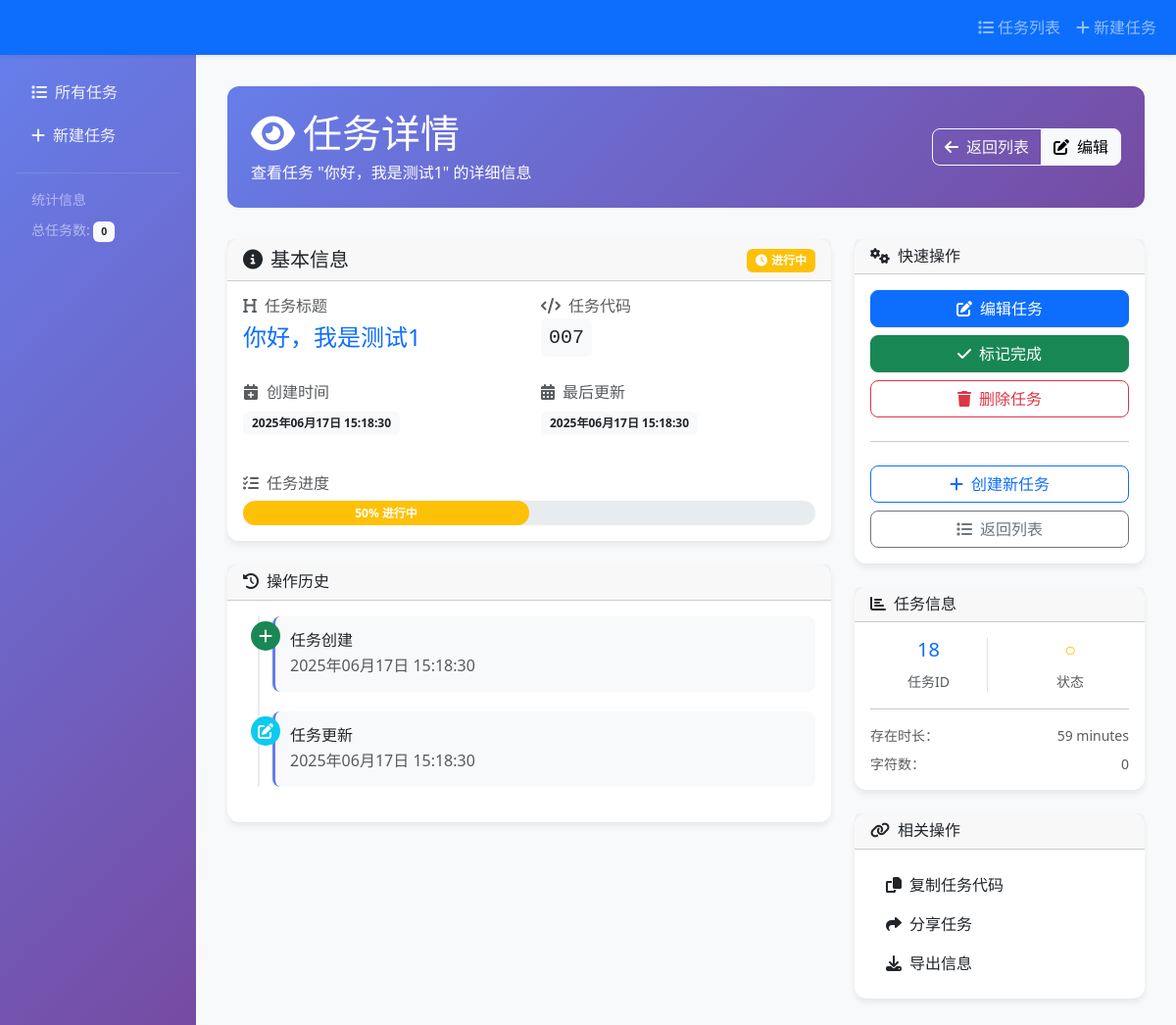
The app's page /18/ with its own data.
### task/models.py (models this page shows, shortened)
class Task(models.Model):
    title = models.CharField(max_length=200, verbose_name="任务标题")
    code = models.CharField(max_length=50, verbose_name="任务代码")
    description = models.TextField(blank=True, verbose_name="任务描述")
    created_at = models.DateTimeField(default=timezone.now, verbose_name="创建时间")
    updated_at = models.DateTimeField(auto_now=True, verbose_name="更新时间")
    is_completed = models.BooleanField(default=False, verbose_name="是否完成")
    class Meta:
        verbose_name = "任务"
        verbose_name_plural = "任务"
        ordering = ['-created_at']

### task/views.py (the view)
# urls.py: path('<int:pk>/', views.task_detail, name='task_detail'),
def task_detail(request, pk):
    task = get_object_or_404(Task, pk=pk)
    context = {
        'task': task
    }
    return render(request, 'tasks/task_detail.html', context)

### templates/tasks/task_detail.html (shortened to what this page needs)
{% extends 'base.html' %}
{% block content %}
<div class="page-header">
    <div class="d-flex justify-content-between align-items-center">
        <div>
            <h1 class="mb-1">
                <i class="fas fa-eye me-2"></i>任务详情
            </h1>
            <p class="mb-0">查看任务 "{{ task.title }}" 的详细信息</p>
        </div>
        <div class="btn-group" role="group">
            <a href="{% url 'task_list' %}" class="btn btn-outline-light">
                <i class="fas fa-arrow-left me-2"></i>返回列表
            </a>
            <a href="{% url 'task_update' task.pk %}" class="btn btn-light">
                <i class="fas fa-edit me-2"></i>编辑
            </a>
        </div>
    </div>
</div>
<div class="row">
    <div class="col-lg-8">
        <div class="card">
            <div class="card-header">
                <div class="d-flex justify-content-between align-items-center">
                    <h5 class="mb-0">
                        <i class="fas fa-info-circle me-2"></i>基本信息
                    </h5>
                    <div>
                        {% if task.is_completed %}
                            <span class="badge bg-success">
                                <i class="fas fa-check me-1"></i>已完成
                            </span>
                        {% else %}
                            <span class="badge bg-warning">
                                <i class="fas fa-clock me-1"></i>进行中
                            </span>
                        {% endif %}
                    </div>
                </div>
            </div>
            <div class="card-body">
                <div class="row mb-4">
                    <div class="col-md-6">
                        <h6 class="text-muted mb-2">
                            <i class="fas fa-heading me-2"></i>任务标题
                        </h6>
                        <h4 class="text-primary">{{ task.title }}</h4>
                    </div>
                    <div class="col-md-6">
                        <h6 class="text-muted mb-2">
                            <i class="fas fa-code me-2"></i>任务代码
                        </h6>
                        <code class="fs-5 text-dark bg-light p-2 rounded">{{ task.code }}</code>
                    </div>
                </div>
                <div class="row">
                    <div class="col-md-6">
                        <h6 class="text-muted mb-2">
                            <i class="fas fa-calendar-plus me-2"></i>创建时间
                        </h6>
                        <p class="mb-3">
                            <span class="badge bg-light text-dark">
                                {{ task.created_at|date:"Y年m月d日 H:i:s" }}
                            </span>
                        </p>
                    </div>
                    <div class="col-md-6">
                        <h6 class="text-muted mb-2">
                            <i class="fas fa-calendar-alt me-2"></i>最后更新
                        </h6>
                        <p class="mb-3">
                            <span class="badge bg-light text-dark">
                                {{ task.updated_at|date:"Y年m月d日 H:i:s" }}
                            </span>
                        </p>
                    </div>
                </div>
                <div class="mt-4">
                    <h6 class="text-muted mb-2">
                        <i class="fas fa-tasks me-2"></i>任务进度
                    </h6>
                    <div class="progress" style="height: 25px;">
                        {% if task.is_completed %}
                            <div class="progress-bar bg-success" role="progressbar" style="width: 100%">
                                <strong>100% 完成</strong>
                            </div>
                        {% else %}
                            <div class="progress-bar bg-warning" role="progressbar" style="width: 50%">
                                <strong>50% 进行中</strong>
                            </div>
                        {% endif %}
                    </div>
                </div>
            </div>
        </div>
        <div class="card mt-4">
            <div class="card-header">
                <h6 class="mb-0">
                    <i class="fas fa-history me-2"></i>操作历史
                </h6>
            </div>
            <div class="card-body">
                <div class="timeline">
                    <div class="timeline-item">
                        <div class="timeline-marker bg-success">
                            <i class="fas fa-plus text-white"></i>
                        </div>
                        <div class="timeline-content">
                            <h6 class="mb-1">任务创建</h6>
                            <p class="text-muted mb-0">{{ task.created_at|date:"Y年m月d日 H:i:s" }}</p>
                        </div>
                    </div>
                    {% if task.updated_at != task.created_at %}
                        <div class="timeline-item">
                            <div class="timeline-marker bg-info">
                                <i class="fas fa-edit text-white"></i>
                            </div>
                            <div class="timeline-content">
                                <h6 class="mb-1">任务更新</h6>
                                <p class="text-muted mb-0">{{ task.updated_at|date:"Y年m月d日 H:i:s" }}</p>
                            </div>
                        </div>
                    {% endif %}
                </div>
            </div>
        </div>
    </div>
    <div class="col-lg-4">
        <div class="card">
            <div class="card-header">
                <h6 class="mb-0">
                    <i class="fas fa-cogs me-2"></i>快速操作
                </h6>
            </div>
            <div class="card-body">
                <div class="d-grid gap-2">
                    <a href="{% url 'task_update' task.pk %}" class="btn btn-primary">
                        <i class="fas fa-edit me-2"></i>编辑任务
                    </a>
                    {% if not task.is_completed %}
                        <button class="btn btn-success" onclick="markAsCompleted()">
                            <i class="fas fa-check me-2"></i>标记完成
                        </button>
                    {% endif %}
                    <a href="{% url 'task_delete' task.pk %}" class="btn btn-outline-danger">
                        <i class="fas fa-trash me-2"></i>删除任务
                    </a>
                    <hr>
                    <a href="{% url 'task_create' %}" class="btn btn-outline-primary">
                        <i class="fas fa-plus me-2"></i>创建新任务
                    </a>
                    <a href="{% url 'task_list' %}" class="btn btn-outline-secondary">
                        <i class="fas fa-list me-2"></i>返回列表
                    </a>
                </div>
            </div>
        </div>
        <div class="card mt-4">
            <div class="card-header">
                <h6 class="mb-0">
                    <i class="fas fa-chart-bar me-2"></i>任务信息
                </h6>
            </div>
            <div class="card-body">
                <div class="row text-center">
                    <div class="col-6">
                        <div class="border-end">
                            <h5 class="text-primary">{{ task.pk }}</h5>
                            <small class="text-muted">任务ID</small>
                        </div>
                    </div>
                    <div class="col-6">
                        <h5 class="{% if task.is_completed %}text-success{% else %}text-warning{% endif %}">
                            {% if task.is_completed %}✓{% else %}○{% endif %}
                        </h5>
                        <small class="text-muted">状态</small>
                    </div>
                </div>
                <hr class="my-3">
                <div class="small text-muted">
                    <div class="d-flex justify-content-between mb-2">
                        <span>存在时长：</span>
                        <span>{{ task.created_at|timesince }}</span>
                    </div>
                    <div class="d-flex justify-content-between">
                        <span>字符数：</span>
                        <span>{{ task.description|length|default:0 }}</span>
                    </div>
                </div>
            </div>
        </div>
        <div class="card mt-4">
            <div class="card-header">
                <h6 class="mb-0">
                    <i class="fas fa-link me-2"></i>相关操作
                </h6>
            </div>
            <div class="card-body">
                <div class="list-group list-group-flush">
                    <a href="#" class="list-group-item list-group-item-action border-0">
                        <i class="fas fa-copy me-2"></i>复制任务代码
                    </a>
                    <a href="#" class="list-group-item list-group-item-action border-0">
                        <i class="fas fa-share me-2"></i>分享任务
                    </a>
                    <a href="#" class="list-group-item list-group-item-action border-0">
                        <i class="fas fa-download me-2"></i>导出信息
                    </a>
                </div>
            </div>
        </div>
    </div>
</div>
{% endblock %}

### templates/base.html (style rules this page uses)
body { background-color: #f8f9fa; font-family: 'Segoe UI', Tahoma, Geneva, Verdana, sans-serif; }
.card { border: none; border-radius: 12px; box-shadow: 0 4px 6px rgba(0, 0, 0, 0.07); transition: transform 0.3s ease, box-shadow 0.3s ease; }
.btn { border-radius: 8px; transition: all 0.3s ease; }
.page-header { background: linear-gradient(135deg, #667eea 0%, #764ba2 100%); color: white; padding: 1.5rem; border-radius: 12px; margin-bottom: 2rem; }
.badge { font-size: 0.75em; padding: 0.5em 0.75em; }

### templates/tasks/task_detail.html (style rules this page uses)
.timeline { position: relative; padding-left: 30px; }
.timeline::before { content: ''; position: absolute; left: 15px; top: 0; bottom: 0; width: 2px; background: #e9ecef; }
.timeline-item { position: relative; margin-bottom: 20px; }
.timeline-marker { position: absolute; left: -22px; top: 5px; width: 30px; height: 30px; border-radius: 50%; display: flex; align-items: center; justify-content: center; }
.timeline-content { background: #f8f9fa; padding: 15px; border-radius: 8px; border-left: 3px solid #667eea; }
.progress { border-radius: 12px; overflow: hidden; }
.progress-bar { display: flex; align-items: center; justify-content: center; border-radius: 12px; }

### records on screen
Task: title "你好，我是测试1", code "007", created_at "2025年06月17日 15:18:30", updated_at "2025年06月17日 15:18:30", pk "18", created_at "59 minutes", description|length "0"

### other values on screen
{{ total_tasks|default:0 }} "0"
